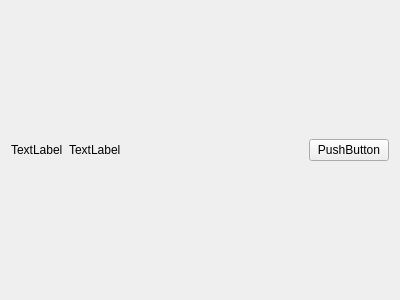
<?xml version="1.0" encoding="UTF-8"?>
<ui version="4.0">
 <class>SearchedItemForm</class>
 <widget class="QWidget" name="SearchedItemForm">
  <property name="geometry">
   <rect>
    <x>0</x>
    <y>0</y>
    <width>400</width>
    <height>300</height>
   </rect>
  </property>
  <property name="windowTitle">
   <string>Form</string>
  </property>
  <layout class="QGridLayout" name="gridLayout">
   <item row="0" column="0">
    <layout class="QHBoxLayout" name="horizontalLayout" stretch="0,1,0">
     <property name="rightMargin">
      <number>0</number>
     </property>
     <item>
      <widget class="QLabel" name="label_avatar">
       <property name="text">
        <string>TextLabel</string>
       </property>
      </widget>
     </item>
     <item>
      <layout class="QVBoxLayout" name="verticalLayout">
       <item>
        <widget class="QLabel" name="label_name">
         <property name="text">
          <string>TextLabel</string>
         </property>
        </widget>
       </item>
      </layout>
     </item>
     <item>
      <widget class="QPushButton" name="pushButton">
       <property name="text">
        <string>PushButton</string>
       </property>
      </widget>
     </item>
    </layout>
   </item>
  </layout>
 </widget>
 <resources/>
 <connections/>
</ui>
